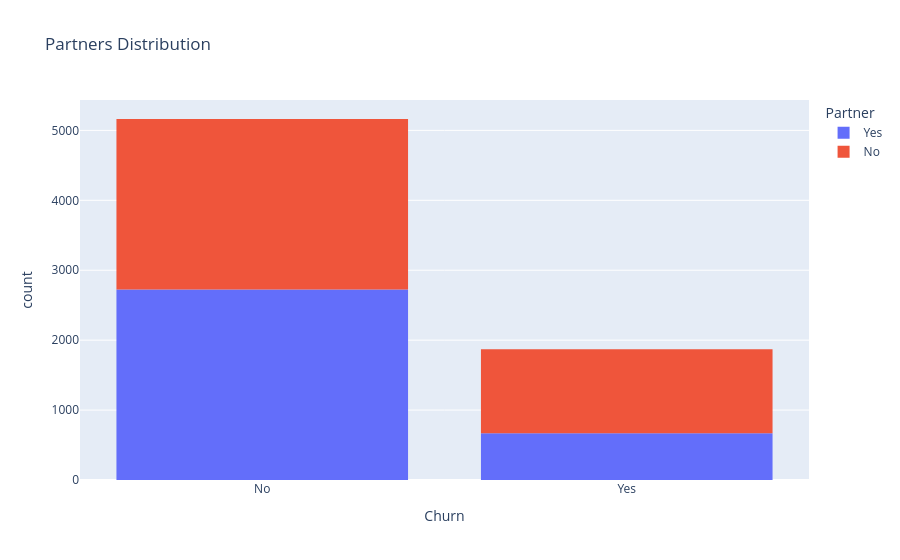

Notebook source saved alongside this figure:
### Code cell
px.histogram(df, x="Churn", color="Partner",
             title="Partners Distribution").show()

### Figure 1 — Plotly figure (JSON) as saved in the notebook; plotly's stock layout.template omitted (floating-point values rounded to 4 significant figures; data arrays with more than 128 entries replaced by an {"elided": "..."} marker saying what was removed)
{"data": [{"bingroup": "x", "hovertemplate": "Partner=Yes<br>Churn=%{x}<br>count=%{y}<extra></extra>", "legendgroup": "Yes", "marker": {"color": "#636efa", "pattern": {"shape": ""}}, "name": "Yes", "orientation": "v", "showlegend": true, "type": "histogram", "x": {"elided": "3393 str values"}, "xaxis": "x", "yaxis": "y"}, {"bingroup": "x", "hovertemplate": "Partner=No<br>Churn=%{x}<br>count=%{y}<extra></extra>", "legendgroup": "No", "marker": {"color": "#EF553B", "pattern": {"shape": ""}}, "name": "No", "orientation": "v", "showlegend": true, "type": "histogram", "x": {"elided": "3639 str values"}, "xaxis": "x", "yaxis": "y"}], "layout": {"barmode": "relative", "legend": {"title": {"text": "Partner"}, "tracegroupgap": 0}, "title": {"text": "Partners Distribution"}, "xaxis": {"anchor": "y", "domain": [0, 1], "title": {"text": "Churn"}}, "yaxis": {"anchor": "x", "domain": [0, 1], "title": {"text": "count"}}}}
